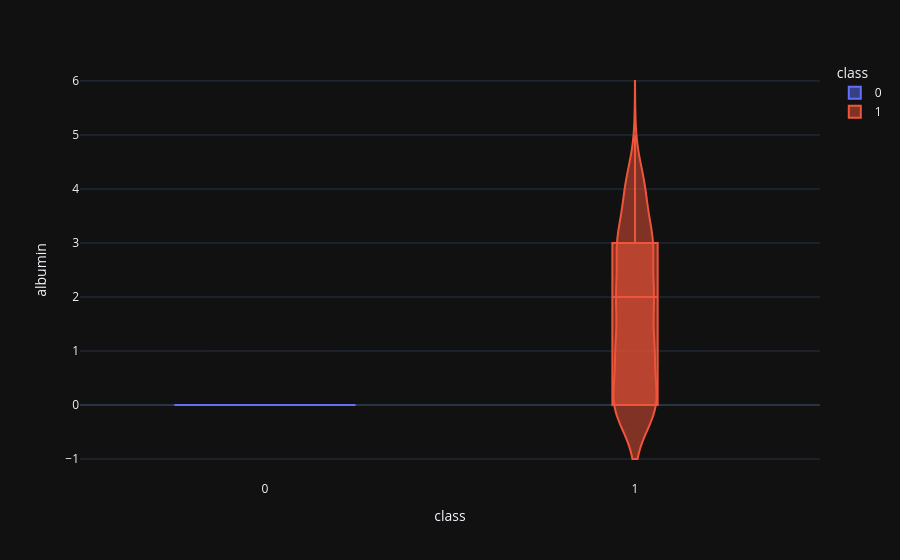

This figure's notebook cell:
### Code cell
violin('albumin')

### Figure 1 — Plotly figure (JSON) as saved in the notebook; plotly's stock layout.template omitted (floating-point values rounded to 4 significant figures; data arrays with more than 128 entries replaced by an {"elided": "..."} marker saying what was removed)
{"data": [{"alignmentgroup": "True", "box": {"visible": true}, "hovertemplate": "class=%{x}<br>albumin=%{y}<extra></extra>", "legendgroup": "1", "marker": {"color": "#EF553B"}, "name": "1", "offsetgroup": "1", "orientation": "v", "scalegroup": "True", "showlegend": true, "type": "violin", "x": {"elided": "250 int values"}, "x0": " ", "xaxis": "x", "y": {"elided": "250 float values"}, "y0": " ", "yaxis": "y"}, {"alignmentgroup": "True", "box": {"visible": true}, "hovertemplate": "class=%{x}<br>albumin=%{y}<extra></extra>", "legendgroup": "0", "marker": {"color": "#636EFA"}, "name": "0", "offsetgroup": "0", "orientation": "v", "scalegroup": "True", "showlegend": true, "type": "violin", "x": {"elided": "150 int values"}, "x0": " ", "xaxis": "x", "y": {"elided": "150 float values"}, "y0": " ", "yaxis": "y"}], "layout": {"legend": {"title": {"text": "class"}, "tracegroupgap": 0, "traceorder": "reversed"}, "margin": {"t": 60}, "violinmode": "overlay", "xaxis": {"anchor": "y", "categoryarray": [1, 0], "categoryorder": "array", "domain": [0, 1], "title": {"text": "class"}}, "yaxis": {"anchor": "x", "domain": [0, 1], "title": {"text": "albumin"}}}}
